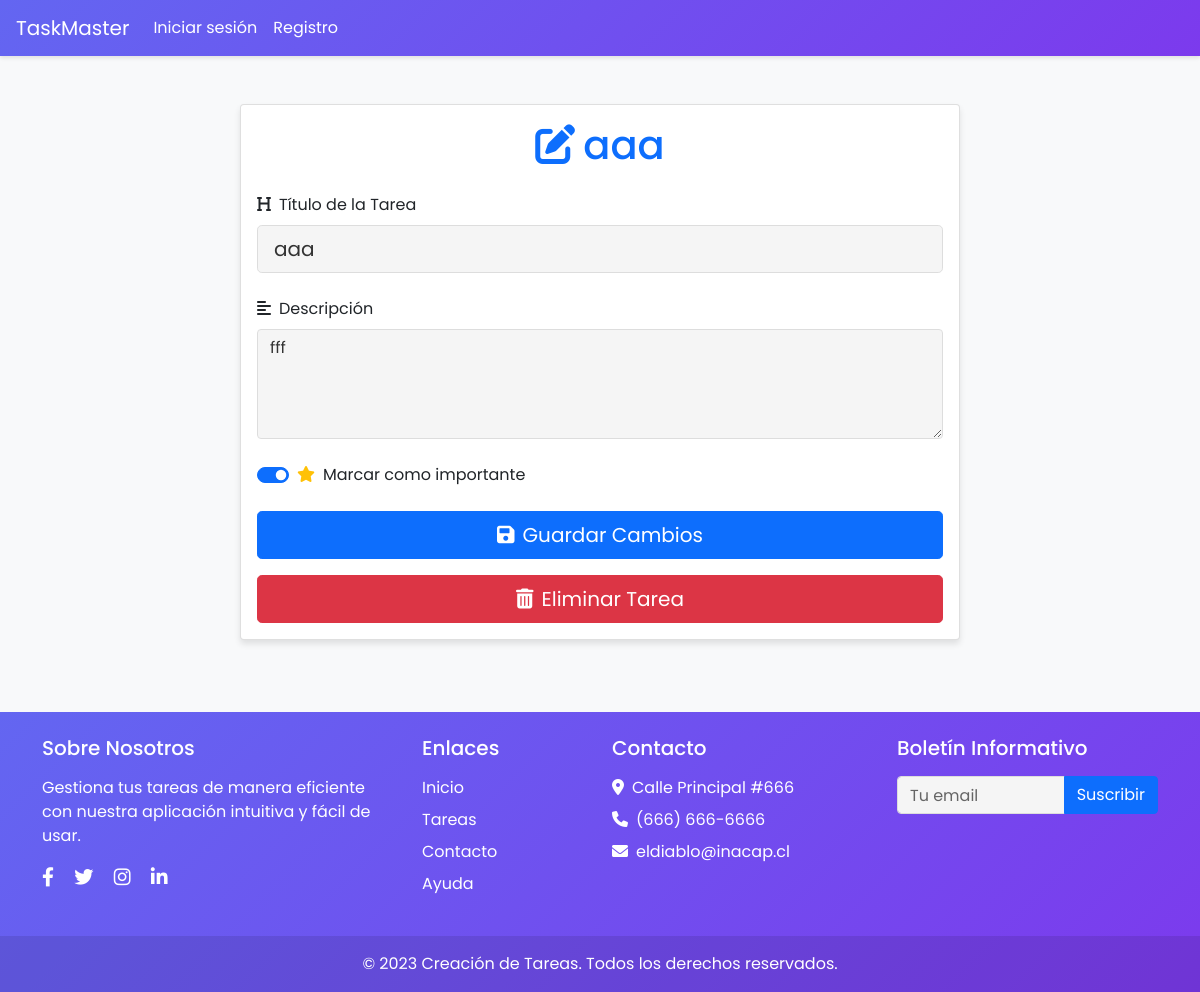
Page /tasks/15/ on the committed database.
### tasks/models.py (models this page shows, shortened)
class Task(models.Model):
    title = models.CharField(max_length=100)
    description = models.TextField(blank=True)
    created = models.DateTimeField(auto_now_add=True)
    datecompleted = models.DateTimeField(null=True)
    important = models.BooleanField(default=False)
    user = models.ForeignKey(User, on_delete=models.CASCADE)

### tasks/views.py (the view)
# urls.py: path('tasks/<int:task_id>/', views.task_detail, name="task_detail"),
def task_detail(request, task_id):   #vista de las tareas
    if request.method == 'GET':
            task = get_object_or_404(Task, pk=task_id)
            form = TaskForm(instance=task)
            return render(request, 'task_detail.html', {'task' : task, 'form' : form})
    else:
        task = get_object_or_404(Task, pk=task_id)
        form = TaskForm(request.POST, instance=task)
        form.save()
        return redirect('tasks')

### tasks/forms.py
class TaskForm(ModelForm):
    class Meta:
        model = Task
        fields = ['title','description','important']

### tasks/templates/task_detail.html (shortened to what this page needs)
{% extends 'base.html' %}
{% block content %}
<div class="container py-4">
    <div class="row justify-content-center">
        <div class="col-md-8">
            <div class="card custom-shadow">
                <div class="card-body">
                    <h1 class="text-primary mb-4 text-center">
                        <i class="fas fa-edit me-2"></i>{{task.title}}
                    </h1>
                    <form method="POST" class="mb-3">
                        <div class="mb-4">
                            <div class="mb-4">
                                <label for="title" class="form-label">
                                    <i class="fas fa-heading me-2"></i>Título de la Tarea
                                </label>
                                <input type="text" class="form-control form-control-lg" id="title" name="title" value="{{ task.title }}" required>
                            </div>
                            <div class="mb-4">
                                <label for="description" class="form-label">
                                    <i class="fas fa-align-left me-2"></i>Descripción
                                </label>
                                <textarea class="form-control" id="description" name="description" rows="4" required>{{ task.description }}</textarea>
                            </div>
                            <div class="mb-4">
                                <div class="form-check form-switch">
                                    <input type="checkbox" class="form-check-input" id="important" name="important" {% if task.important %}checked{% endif %}>
                                    <label class="form-check-label" for="important">
                                        <i class="fas fa-star text-warning me-2"></i>Marcar como importante
                                    </label>
                                </div>
                            </div>
                        </div>
                        <div class="d-grid gap-2">
                            <button type="submit" class="btn btn-primary btn-lg">
                                <i class="fas fa-save me-2"></i>Guardar Cambios
                            </button>
                        </div>
                    </form>
                    <form action="{% url 'delete_task' task.id %}" method="POST">
                        <div class="d-grid">
                            <button type="submit" class="btn btn-danger btn-lg">
                                <i class="fas fa-trash-alt me-2"></i>Eliminar Tarea
                            </button>
                        </div>
                    </form>
                </div>
            </div>
        </div>
    </div>
</div>
{% endblock %}

### tasks/static/css/estilos.css (style rules this page uses)
body { font-family: 'Poppins', sans-serif; background-color: #f8f9fa; min-height: 100vh; display: flex; flex-direction: column; }
.custom-shadow { box-shadow: 0 4px 6px rgba(0, 0, 0, 0.1); }
.form-control { background-color: #f5f5f5; border: 1px solid #ddd; color: #333; }
.form-control::placeholder { color: #666; }

### rows in the picture
Task: title "aaa", description "fff", important "☑"
